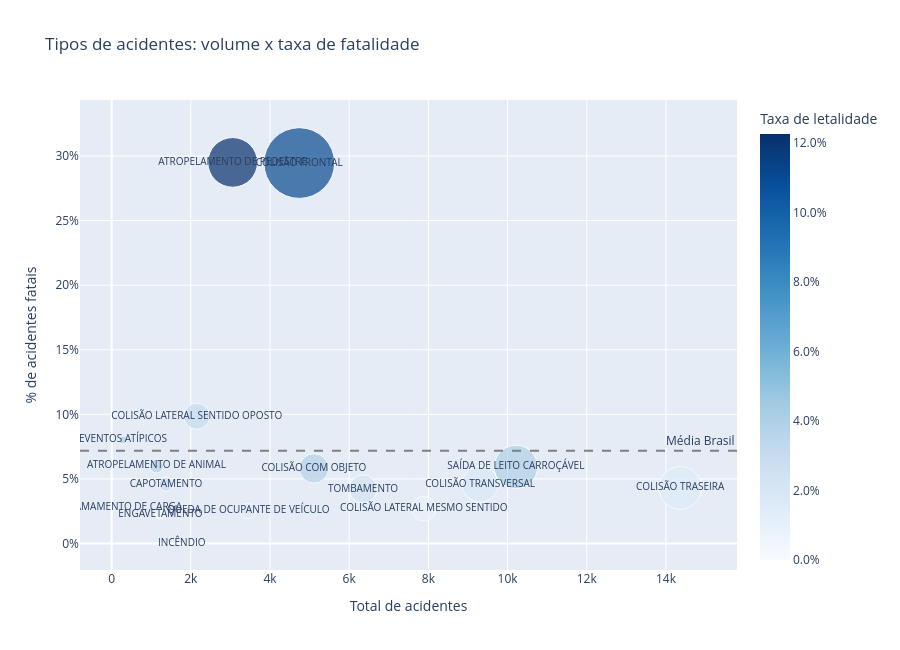

Notebook code for this chart:
### Code cell
tab = indicadores_por_categoria_ordenada(df, "tipo_acidente", min_registros=30, coluna_ordenacao="taxa_fatal")

# Volume (eixo X) x gravidade (eixo Y): bolha = mortos, cor = taxa de letalidade
fig = px.scatter(
    tab,
    x="total_acidentes",
    y="taxa_fatal",
    size="total_mortos",
    color="taxa_letalidade",
    text="tipo_acidente",
    color_continuous_scale="Blues",
    hover_data=["total_acidentes_fatais", "total_pessoas", "total_feridos"],
    size_max=50,
    title="Tipos de acidentes: volume x taxa de fatalidade",
    labels={
        "total_acidentes": "Total de acidentes",
        "taxa_fatal": "% de acidentes fatais",
        "total_mortos": "Total de mortos",
        "taxa_letalidade": "Taxa de letalidade",
        "total_acidentes_fatais": "Acidentes fatais",
        "total_pessoas": "Pessoas envolvidas",
        "total_feridos": "Feridos",
    },
    height=650
)

# Linha de referência: taxa de fatalidade média do país
fig.add_hline(
    y=df["acidente_fatal"].mean(),
    line_dash="dash",
    line_color="gray",
    annotation_text="Média Brasil",
    annotation_position="top right"
)

fig.update_traces(textposition="middle center", textfont_size=10)
fig.update_yaxes(tickformat=".0%")
fig.update_layout(coloraxis_colorbar_tickformat=".1%")
fig.show()

### Figure 1 — Plotly figure (JSON) as saved in the notebook; plotly's stock layout.template omitted (floating-point values rounded to 4 significant figures)
{"data": [{"customdata": [[902, 7706, 2846], [1396, 17369, 7596], [212, 8186, 2824], [23, 739, 293], [68, 2148, 1267], [605, 19959, 11638], [297, 9734, 4952], [63, 2871, 1827], [427, 26604, 12015], [619, 44484, 16376], [268, 11010, 7241], [3, 301, 69], [212, 22450, 8839], [87, 5134, 4038], [28, 6466, 1668], [0, 3174, 55]], "hovertemplate": "Total de acidentes=%{x}<br>% de acidentes fatais=%{y}<br>Total de mortos=%{marker.size}<br>tipo_acidente=%{text}<br>Acidentes fatais=%{customdata[0]}<br>Pessoas envolvidas=%{customdata[1]}<br>Feridos=%{customdata[2]}<br>Taxa de letalidade=%{marker.color}<extra></extra>", "legendgroup": "", "marker": {"color": [0.1227, 0.1113, 0.03011, 0.03899, 0.03675, 0.03895, 0.03829, 0.02684, 0.01728, 0.01578, 0.02265, 0.007566, 0.008846, 0.01511, 0.004186, 0.0], "coloraxis": "coloraxis", "size": [919, 1863, 255, 24, 74, 700, 323, 74, 481, 683, 293, 3, 228, 89, 34, 0], "sizemode": "area", "sizeref": 0.7452, "symbol": "circle"}, "mode": "markers+text", "name": "", "orientation": "v", "showlegend": false, "text": ["ATROPELAMENTO DE PEDESTRE", "COLISÃO FRONTAL", "COLISÃO LATERAL SENTIDO OPOSTO", "EVENTOS ATÍPICOS", "ATROPELAMENTO DE ANIMAL", "SAÍDA DE LEITO CARROÇÁVEL", "COLISÃO COM OBJETO", "CAPOTAMENTO", "COLISÃO TRANSVERSAL", "COLISÃO TRASEIRA", "TOMBAMENTO", "DERRAMAMENTO DE CARGA", "COLISÃO LATERAL MESMO SENTIDO", "QUEDA DE OCUPANTE DE VEÍCULO", "ENGAVETAMENTO", "INCÊNDIO"], "textfont": {"size": 10}, "textposition": "middle center", "type": "scatter", "x": [3057, 4739, 2152, 287, 1133, 10209, 5109, 1373, 9306, 14360, 6351, 107, 7885, 3450, 1233, 1771], "xaxis": "x", "y": [0.2951, 0.2946, 0.09851, 0.08014, 0.06002, 0.05926, 0.05813, 0.04588, 0.04588, 0.04311, 0.0422, 0.02804, 0.02689, 0.02522, 0.02271, 0.0], "yaxis": "y"}], "layout": {"annotations": [{"showarrow": false, "text": "Média Brasil", "x": 1, "xanchor": "right", "xref": "x domain", "y": 0.07183, "yanchor": "bottom", "yref": "y"}], "coloraxis": {"autocolorscale": false, "colorbar": {"tickformat": ".1%", "title": {"text": "Taxa de letalidade"}}, "colorscale": [[0, "rgb(247,251,255)"], [0.125, "rgb(222,235,247)"], [0.25, "rgb(198,219,239)"], [0.375, "rgb(158,202,225)"], [0.5, "rgb(107,174,214)"], [0.625, "rgb(66,146,198)"], [0.75, "rgb(33,113,181)"], [0.875, "rgb(8,81,156)"], [1, "rgb(8,48,107)"]]}, "height": 650, "legend": {"itemsizing": "constant", "tracegroupgap": 0}, "shapes": [{"line": {"color": "gray", "dash": "dash"}, "type": "line", "x0": 0, "x1": 1, "xref": "x domain", "y0": 0.07183, "y1": 0.07183, "yref": "y"}], "title": {"text": "Tipos de acidentes: volume x taxa de fatalidade"}, "xaxis": {"anchor": "y", "domain": [0, 1], "title": {"text": "Total de acidentes"}}, "yaxis": {"anchor": "x", "domain": [0, 1], "tickformat": ".0%", "title": {"text": "% de acidentes fatais"}}}}
